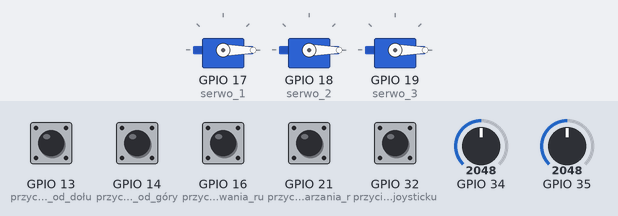
A sketch run on a simulated ESP32. Shown: 3 × servo. The inputs (shaded band) are chosen by the test bench; at power-on: GPIO 13 (przycisk_od_dołu), GPIO 14 (przycisk_od_góry), GPIO 16 (przycisk_od_nagrywania_ru), GPIO 21 (przycisk_od_odtwarzania_r), GPIO 32 (przycisk_w_joysticku) HIGH, GPIO 34 = 2048, GPIO 35 = 2048.

Above: at 1.2 s.
1.3 s: GPIO 34 set to 2148
At 3.5 s:
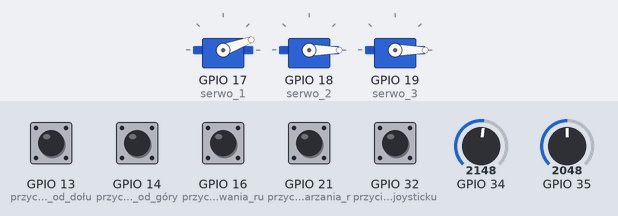
4.3 s: GPIO 35 set to 2169
At 5.95 s:
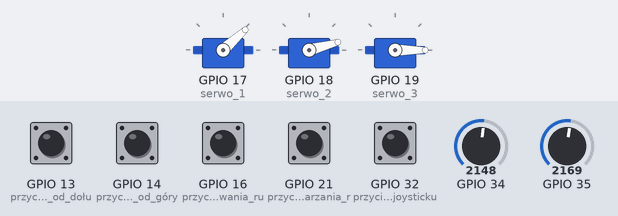
7.3 s: GPIO 32 (przycisk_w_joysticku) pulled LOW for 0.15 s
10.3 s: GPIO 14 (przycisk_od_góry) pulled LOW for 1 s
At 12.4 s:
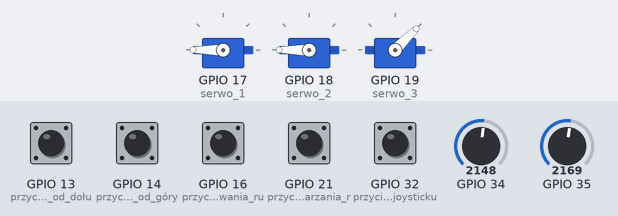
12.8 s: GPIO 34 set to 1638
14.3 s: GPIO 34 set to 1559
At 14.81 s:
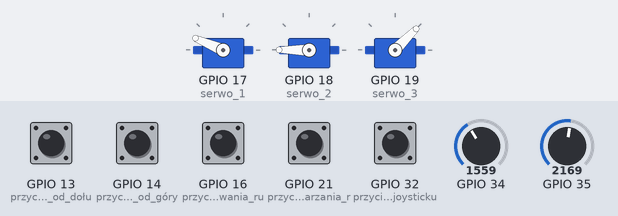
Timing chart, 0 to 18.3 s (numbered marks = the images above; inputs shaded):
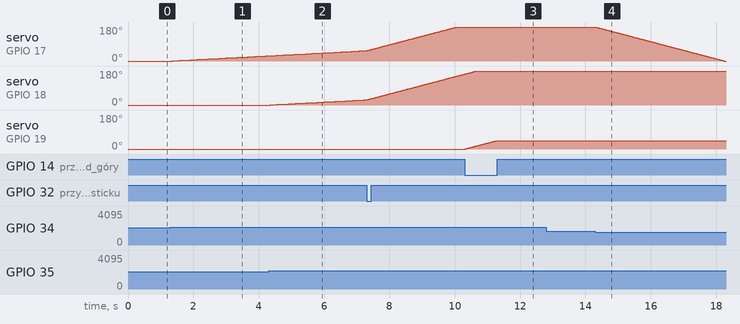

Measured:
- the behaviour switches between 2100 and 2101 on GPIO 34 (found by bisection; images 0 and 1)
- the behaviour switches between 2099 and 2100 on GPIO 35 (found by bisection; images 1 and 2)
- the behaviour switches between 1600 and 1599 on GPIO 34 (found by bisection; images 3 and 4)
- after the input at 1.3 s, servo on GPIO 17 (serwo_1): moves from 0° to 27° over 2.9 s, starting after 0.06 s
- after the input at 4.3 s, servo on GPIO 18 (serwo_2): moves from 0° to 27° over 2.9 s, starting after 0.06 s
- after the input at 10.3 s, servo on GPIO 19 (serwo_3): moves from 0° to 45° over 0.97 s, starting at once
- after the input at 12.8 s, every drawn part: stays the same
- after the input at 14.3 s, servo on GPIO 17 (serwo_1): moves from 180° to 0° over 3.9 s, starting at once

The sketch:

robot_arm_controller.ino
```cpp
const int joystick_klik = 32;
int osX;
int osY;
const int max_kroki = 30;
int zapis_pozycji[max_kroki][3];
// ustawianie tworzenie serwa
#include <ESP32Servo.h>
  Servo serwo_1;
  Servo serwo_2;
  Servo serwo_3;
// gałka lewo prawo
float joystick_lewo_prawo (int osX, int tryb_dzalania) {
  static int szybko = 10;
  static int wolno = 2;
  int lewo_prawo = osX;
  if (tryb_dzalania==1){
    if (lewo_prawo < 1600)
      return -szybko;
    else if (lewo_prawo < 2100 && lewo_prawo > 1600)
      return 0;
    else if (lewo_prawo > 2100)
      return szybko;
  }
  else{
    if (lewo_prawo < 1600)
      return -wolno;
    else if (lewo_prawo < 2100 && lewo_prawo > 1600)
      return 0;
    else if (lewo_prawo > 2100)
      return wolno;
  }
}
// gałka przód tył
float joystick_przud_tyl (int osY, int tryb_dzalania) {
  static int szybko = 10;
  static int wolno = 2;
  int przod_tyl = osY;
  if (tryb_dzalania==1){
    if (przod_tyl < 1600)
      return -szybko;
    else if (przod_tyl < 2100 && przod_tyl > 1600)
      return 0;
    else if (przod_tyl > 2100)
      return szybko;
  }
  else {
        if (przod_tyl < 1600)
      return -wolno;
    else if (przod_tyl < 2100 && przod_tyl > 1600)
      return 0;
    else if (przod_tyl > 2100)
      return wolno;
  }
}
// odczytywanie wartości przycisków
int osZ (int piny_od_dolu, int piny_od_gory) {
  if (digitalRead(piny_od_dolu) == LOW) return -1;
  if (digitalRead(piny_od_gory) == LOW)  return 1;
  else return 0;
}
//zmiana trybu poruszania fast/slow przez kliknięcie
int zmiana_szybkosci (int pin) {
  static int i = 0;
  static bool poprzedni_stan = HIGH;
  bool stan = digitalRead(pin);
  if (poprzedni_stan == HIGH && stan == LOW){
    i = 1 - i;
  }
  poprzedni_stan=stan;
  return i;
}
// poruszanie ramieniem robota przód tył
int serwo_ruch_osY (int osY,int tryb_dzalania) {
  static int poruszanie = 500;
  int ruch = joystick_przud_tyl(osY,tryb_dzalania);
  poruszanie = constrain(poruszanie + ruch, 500, 2450);
  return poruszanie;
}
// poruszanie ramieniem robota lewo prawo
int serwo_ruch_osX (int osX,int tryb_dzalania) {
  static int poruszanie = 500;
  int ruch = joystick_lewo_prawo(osX,tryb_dzalania);
  poruszanie = constrain(poruszanie + ruch, 500, 2450);
  return poruszanie;
}
// poruszenie ramieniem robota dół góra
int serwo_ruch_osZ (int piny_od_dolu ,int piny_od_gory) {
  static int poruszanie = 500;
  int ruch = 10 * osZ(piny_od_dolu ,piny_od_gory);
  poruszanie = constrain(poruszanie + ruch, 500, 2450);
  return poruszanie;
}
// nagrywanie
int nagrywanie_ruchu (int przycisk_nagrywanie_ruch) {
  static bool poprzedni_stan = HIGH;
  bool stan = digitalRead(przycisk_nagrywanie_ruch);
  static bool przytrzymanie = false;

  static unsigned long czas_wcisniecia = 0;
  static int aktualne_kroki = 0;
  //kliknięcie przycisku
  if (poprzedni_stan == HIGH && stan == LOW) {
    czas_wcisniecia = millis();
  }
  // zapis pozycji
  if (poprzedni_stan == LOW && stan == HIGH) {
    if (aktualne_kroki < max_kroki && !przytrzymanie) {
      zapis_pozycji[aktualne_kroki][0] = serwo_1.readMicroseconds();
      zapis_pozycji[aktualne_kroki][1] = serwo_2.readMicroseconds();
      zapis_pozycji[aktualne_kroki][2] = serwo_3.readMicroseconds();
      aktualne_kroki++;
    }
    przytrzymanie = false;
  }
  // reset wszystkich kroków
  if (stan == LOW && millis() - czas_wcisniecia >= 3000 && !przytrzymanie) {
    przytrzymanie = true;
    Serial.println("Reset wszystkich pozycji");
    aktualne_kroki = 0;
    for (int i = 0; i < max_kroki; i++) {
      zapis_pozycji[i][0] = 0;
      zapis_pozycji[i][1] = 0;
      zapis_pozycji[i][2] = 0;
    }
  }

  poprzedni_stan = stan;
  return aktualne_kroki;
}
// odtwarzanie
bool odczytywanie_ruchu (int przycisk_odtwarzanie_ruch, int ilosc_krokow_do_wykodania){
  bool stan = digitalRead(przycisk_odtwarzanie_ruch);
  static bool poprzedni_stan = HIGH;
  static bool stan_pracy = false;
  static int i = 0;
  static int aktualna_poz[3] = {0, 0, 0};

  int szybksc_pracy = 10;

  // toggle start/stop
  if (poprzedni_stan == HIGH && stan == LOW) {
    stan_pracy = !stan_pracy;
    if (stan_pracy) {
      i = 0;
      aktualna_poz[0] = zapis_pozycji[0][0];
      aktualna_poz[1] = zapis_pozycji[0][1];
      aktualna_poz[2] = zapis_pozycji[0][2];
    }
  }
  poprzedni_stan = stan;

  if (stan_pracy) {
    // koniec nagrania
    if (i >= ilosc_krokow_do_wykodania - 1 || (zapis_pozycji[i + 1][0] == 0 && zapis_pozycji[i + 1][1] == 0 && zapis_pozycji[i + 1][2] == 0)) {
      stan_pracy = false;
      i = 0;
      return stan_pracy;
    }

    bool wszystkie_na_miejscu = true;

    for (int s = 0; s < 3; s++) {
      int koniec = zapis_pozycji[i +1][s];

      if (aktualna_poz[s] < koniec) {
      aktualna_poz[s] += szybksc_pracy;
       if (aktualna_poz[s] > koniec) aktualna_poz[s] = koniec;
    }
      else if (aktualna_poz[s] > koniec) {
        aktualna_poz[s] -= szybksc_pracy;
        if (aktualna_poz[s] < koniec) aktualna_poz[s] = koniec;
      }

      if (s == 0) serwo_1.writeMicroseconds(aktualna_poz[s]);
      if (s == 1) serwo_2.writeMicroseconds(aktualna_poz[s]);
      if (s == 2) serwo_3.writeMicroseconds(aktualna_poz[s]);

      if (aktualna_poz[s] != koniec) wszystkie_na_miejscu = false;
    }

    if (wszystkie_na_miejscu) i++;
  }

  return stan_pracy;
}

//przygotowanie esp32
// przypisanie pina do serwa i inne
void setup() {
  Serial.begin(115200);
  pinMode(32, INPUT_PULLUP); // przycisk w joysticku
  pinMode(13, INPUT_PULLUP); // przycisk od dołu
  pinMode(14, INPUT_PULLUP); // przycisk od góry
  pinMode(16, INPUT_PULLUP); // przycisk od nagrywania ruchów kliknięcie to nagranie ruchu
  pinMode(21, INPUT_PULLUP); // przycisk od odtwarzania ruchów
  serwo_1.attach(17 ,500 ,2450); // serwo 1
  serwo_2.attach(18 ,500 ,2450); // serwo 2
  serwo_3.attach(19, 500 ,2450); // serwo 3
}

void loop() {
  osX = analogRead(34);
  osY = analogRead(35);

  int tryb_dzalania = zmiana_szybkosci(joystick_klik); // szybko lub wolno
  int kroki = nagrywanie_ruchu(16);
  bool odtwarza = odczytywanie_ruchu(21, kroki);

  if (!odtwarza){
    int posX = serwo_ruch_osX(osX, tryb_dzalania);
    int posY = serwo_ruch_osY(osY, tryb_dzalania);
    int posZ = serwo_ruch_osZ(13,14);
    serwo_1.writeMicroseconds(posX);
    serwo_2.writeMicroseconds(posY);
    serwo_3.writeMicroseconds(posZ);
  }
  // Serial.println();
  // Serial.println(joystick_lewo_prawo(osX,tryb_dzalania));
  // Serial.println(joystick_przud_tyl(osY,tryb_dzalania));
  // Serial.println(tryb_dzalania);
  // Serial.println(osZ(13,14));
  // Serial.println(posX);
  // Serial.println(posY);
  // Serial.println(posZ);
  // Serial.println();

  // Serial.println(kroki);
  // Serial.println(zapis_pozycji[kroki - 1][0]);

  delay(20);
}
```
